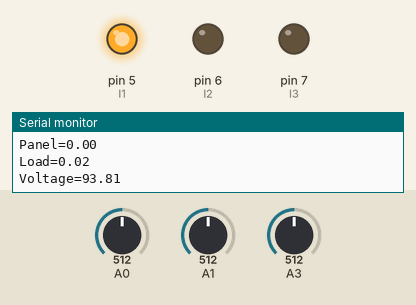
Recording of a sketch running on a simulated Arduino Uno, built with avr-gcc and run on an emulated ATmega328P. Parts: output pins drawn as LEDs (lit = HIGH), the last lines printed to the serial monitor. Inputs (shaded band) come from the test bench; at power-on: A3 = 512, A0 = 512, A1 = 512.

Above: at 1.2 s.
1.3 s: A3 set to 673
2.8 s: A3 set to 690
At 3.9 s:
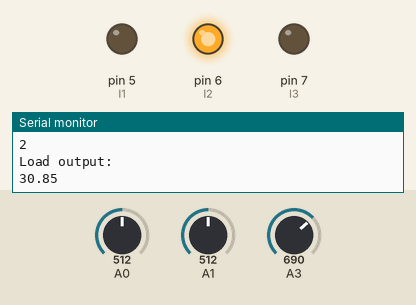
4.5 s: A0 set to 570
6.0 s: A0 set to 580
At 7.0 s:
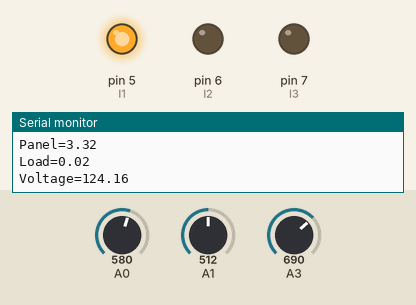
7.7 s: A0 set to 716
At 9.1 s:
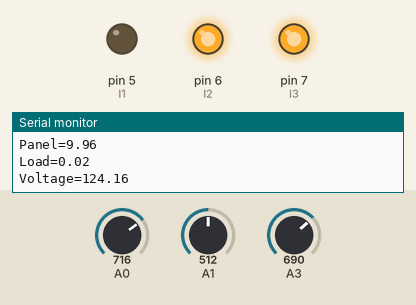
9.4 s: A0 set to 633
10.9 s: A0 set to 604
At 11.6 s:
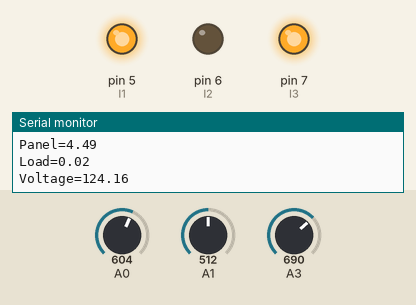
Timing chart, 0 to 13.6 s (numbered marks = the images above; inputs shaded):
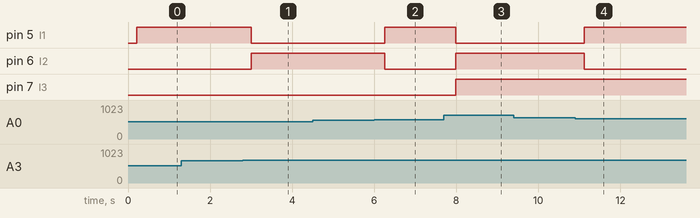

Measured:
- the behaviour switches between 689 and 690 on A3 (found by bisection; images 0 and 1)
- the behaviour switches between 579 and 580 on A0 (found by bisection; images 1 and 2)
- the behaviour switches between 623 and 622 on A0 (found by bisection; images 3 and 4)
- after the input at 2.8 s, pin 5 (I1): HIGH → LOW after 0.21 s; pin 6 (I2): LOW → HIGH after 0.21 s
- after the input at 6.0 s, pin 5 (I1): LOW → HIGH after 0.26 s; pin 6 (I2): HIGH → LOW after 0.26 s
- after the input at 7.7 s, pin 5 (I1): HIGH → LOW after 0.28 s; pin 6 (I2), pin 7 (I3): LOW → HIGH after 0.28 s
- after the input at 10.9 s, pin 5 (I1): LOW → HIGH after 0.22 s; pin 6 (I2): HIGH → LOW after 0.22 s

The sketch:

VControllerv6.ino
```cpp
#include <Fuzzy.h>
#include <FuzzyComposition.h>
#include <FuzzyInput.h>
#include <FuzzyIO.h>
#include <FuzzyOutput.h>
#include <FuzzyRule.h>
#include <FuzzyRuleAntecedent.h>
#include <FuzzyRuleConsequent.h>
#include <FuzzySet.h>
//Electrical Variables
int Table=0.0;
float Curr_P = 0.0;
float Curr_L = 0.0;
float Voltage_L = 0.0;
// Instantiating an object of library
Fuzzy* fuzzy = new Fuzzy();
//Setting Voltage Membership Function (MF)
FuzzySet* VLow = new FuzzySet(0, 0, 114, 120);
FuzzySet* VOK = new FuzzySet(115, 118, 122, 125);
FuzzySet* VHigh = new FuzzySet(120, 130, 170, 170);

unsigned long Start=millis();

//Setting Current MF
FuzzySet* ILow = new FuzzySet(0, 0, 2, 4);
FuzzySet* IHigh = new FuzzySet(5, 7, 12, 12);
FuzzySet* IMedium = new FuzzySet(3.5,4.5,4.5,5.5);

//Setting LoadIN MF
FuzzySet* LLow = new FuzzySet(0, 0, 0.4, 0.9);
FuzzySet* LMedium = new FuzzySet(0.7, 1, 1, 1.3);
FuzzySet* LHigh = new FuzzySet(1.2, 1.5, 2, 2);

//Setting Load MF
FuzzySet* Low = new FuzzySet(0, 0, 0, 45);
FuzzySet* Medium = new FuzzySet(40,50,50,60);
FuzzySet* High = new FuzzySet(55, 100, 100, 100);

void setup() {
// put your setup code here, to run once:
//Pin Setup
int I1=5;
int I2=6;
int I3=7;
pinMode(I1,OUTPUT);
pinMode(I2,OUTPUT);
pinMode(I3,OUTPUT);
Serial.begin(9600);
//FuzzyInput Current
FuzzyInput* Current = new FuzzyInput(1);
  Current->addFuzzySet(ILow);
  Current->addFuzzySet(IMedium);
  Current->addFuzzySet(IHigh);
  fuzzy->addFuzzyInput(Current);
//FuzzyInput Voltage
FuzzyInput* Voltage = new FuzzyInput(2);
  Voltage->addFuzzySet(VLow);
  Voltage->addFuzzySet(VOK);
  Voltage->addFuzzySet(VHigh);
  fuzzy->addFuzzyInput(Voltage);
//FuzzyInput LoadIN
FuzzyInput* LoadIN = new FuzzyInput(3);
  LoadIN->addFuzzySet(LLow);
  LoadIN->addFuzzySet(LMedium);
  LoadIN->addFuzzySet(LHigh);
  fuzzy->addFuzzyInput(LoadIN);
//FuzzyOutput Load
FuzzyOutput* Load = new FuzzyOutput(1);
  Load->addFuzzySet(Low);
  Load->addFuzzySet(Medium);
  Load->addFuzzySet(High);
  fuzzy->addFuzzyOutput(Load);
// LoadIN Conditions
//LoadIN=High
FuzzyRuleAntecedent* LoadINHigh = new FuzzyRuleAntecedent();
LoadINHigh->joinSingle(LHigh);
//LoadIN=Medium
FuzzyRuleAntecedent* LoadINMedium = new FuzzyRuleAntecedent();
LoadINMedium->joinSingle(LMedium);
//LoadIN=Low
FuzzyRuleAntecedent* LoadINLow = new FuzzyRuleAntecedent();
LoadINLow->joinSingle(LLow);

//THEN STATMENTS
//Consequence THEN LoadHigh
  FuzzyRuleConsequent* THENLoadHigh = new FuzzyRuleConsequent();
  THENLoadHigh->addOutput(High);
//Consequence THEN LoadMedium
  FuzzyRuleConsequent* THENLoadMedium = new FuzzyRuleConsequent();
  THENLoadMedium->addOutput(Medium);
//Consequence THEN LoadLow
  FuzzyRuleConsequent* THENLoadLow = new FuzzyRuleConsequent();
  THENLoadLow->addOutput(Low);


//Current AND Voltage Condition
//Current=High AND Voltage=High
  FuzzyRuleAntecedent* CurrentIHighANDVoltageVHigh = new FuzzyRuleAntecedent();
  CurrentIHighANDVoltageVHigh->joinWithAND(IHigh, VHigh);
//Current=High AND Voltage=OK
  FuzzyRuleAntecedent* CurrentIHighANDVoltageVOK = new FuzzyRuleAntecedent();
  CurrentIHighANDVoltageVOK->joinWithAND(IHigh, VOK);
//Current=High AND Voltage=Low
  FuzzyRuleAntecedent* CurrentIHighANDVoltageVLow = new FuzzyRuleAntecedent();
  CurrentIHighANDVoltageVLow->joinWithAND(IHigh, VLow);

//Current=Medium AND Voltage=High
  FuzzyRuleAntecedent* CurrentIMediumANDVoltageVHigh = new FuzzyRuleAntecedent();
  CurrentIMediumANDVoltageVHigh->joinWithAND(IMedium, VHigh);
//Current=Medium AND Voltage=OK
  FuzzyRuleAntecedent* CurrentIMediumANDVoltageVOK = new FuzzyRuleAntecedent();
  CurrentIMediumANDVoltageVOK->joinWithAND(IMedium, VOK);
//Current=Medium AND Voltage=Low
  FuzzyRuleAntecedent* CurrentIMediumANDVoltageVLow = new FuzzyRuleAntecedent();
  CurrentIMediumANDVoltageVLow->joinWithAND(IMedium, VLow);

//Current=Low AND Voltage=High
  FuzzyRuleAntecedent* CurrentILowANDVoltageVHigh = new FuzzyRuleAntecedent();
  CurrentILowANDVoltageVHigh->joinWithAND(ILow, VHigh);
//Current=Low AND Voltage=OK
  FuzzyRuleAntecedent* CurrentILowANDVoltageVOK = new FuzzyRuleAntecedent();
  CurrentILowANDVoltageVOK->joinWithAND(ILow, VOK);
//Current=Low AND Voltage=Low
  FuzzyRuleAntecedent* CurrentILowANDVoltageVLow = new FuzzyRuleAntecedent();
  CurrentILowANDVoltageVLow->joinWithAND(ILow, VLow);

//1.Current=High AND Voltage=High AND LoadIN=High THEN Load=Low
FuzzyRuleAntecedent* CurrentIHighANDVoltageVHighANDLoadINHigh = new FuzzyRuleAntecedent();
CurrentIHighANDVoltageVHighANDLoadINHigh->joinWithAND(CurrentIHighANDVoltageVHigh, LoadINHigh);
//Adding Rule
FuzzyRule* fuzzyRule1 = new FuzzyRule(1, CurrentIHighANDVoltageVHighANDLoadINHigh, THENLoadLow);
fuzzy->addFuzzyRule(fuzzyRule1);
//2.Current=High AND Voltage=High AND LoadIN=Medium THEN Load=Medium
FuzzyRuleAntecedent* CurrentIHighANDVoltageVHighANDLoadINMedium = new FuzzyRuleAntecedent();
CurrentIHighANDVoltageVHighANDLoadINMedium->joinWithAND(CurrentIHighANDVoltageVHigh, LoadINMedium);
//Adding Rule
FuzzyRule* fuzzyRule2 = new FuzzyRule(2, CurrentIHighANDVoltageVHighANDLoadINMedium, THENLoadMedium);
fuzzy->addFuzzyRule(fuzzyRule2);
//3.Current=High AND Voltage=High AND LoadIN=Low THEN Load=High
FuzzyRuleAntecedent* CurrentIHighANDVoltageVHighANDLoadINLow = new FuzzyRuleAntecedent();
CurrentIHighANDVoltageVHighANDLoadINLow->joinWithAND(CurrentIHighANDVoltageVHigh, LoadINLow);
//Adding Rule
FuzzyRule* fuzzyRule3 = new FuzzyRule(3, CurrentIHighANDVoltageVHighANDLoadINLow, THENLoadHigh);
fuzzy->addFuzzyRule(fuzzyRule3);
//4.Current=High AND Voltage=OK AND LoadIN=High THEN Load=Low
FuzzyRuleAntecedent* CurrentIHighANDVoltageVOKANDLoadINHigh = new FuzzyRuleAntecedent();
CurrentIHighANDVoltageVOKANDLoadINHigh->joinWithAND(CurrentIHighANDVoltageVOK, LoadINHigh);
//Adding Rule
FuzzyRule* fuzzyRule4 = new FuzzyRule(4, CurrentIHighANDVoltageVOKANDLoadINHigh, THENLoadLow);
fuzzy->addFuzzyRule(fuzzyRule4);
//5.Current=High AND Voltage=OK AND LoadIN=Medium THEN Load=Medium
FuzzyRuleAntecedent* CurrentIHighANDVoltageVOKANDLoadINMedium = new FuzzyRuleAntecedent();
CurrentIHighANDVoltageVOKANDLoadINMedium->joinWithAND(CurrentIHighANDVoltageVOK, LoadINMedium);
//Adding Rule
FuzzyRule* fuzzyRule5 = new FuzzyRule(5, CurrentIHighANDVoltageVOKANDLoadINMedium, THENLoadMedium);
fuzzy->addFuzzyRule(fuzzyRule5);
//6.Current=High AND Voltage=OK AND LoadIN=Low THEN Load=High
FuzzyRuleAntecedent* CurrentIHighANDVoltageVOKANDLoadINLow = new FuzzyRuleAntecedent();
CurrentIHighANDVoltageVOKANDLoadINLow->joinWithAND(CurrentIHighANDVoltageVOK, LoadINLow);
//Adding Rule
FuzzyRule* fuzzyRule6 = new FuzzyRule(6, CurrentIHighANDVoltageVOKANDLoadINLow, THENLoadHigh);
fuzzy->addFuzzyRule(fuzzyRule6);
//7.Current=High AND Voltage=Low AND LoadIN=High THEN Load=Low
FuzzyRuleAntecedent* CurrentIHighANDVoltageVLowANDLoadINHigh = new FuzzyRuleAntecedent();
CurrentIHighANDVoltageVLowANDLoadINHigh->joinWithAND(CurrentIHighANDVoltageVLow, LoadINHigh);
//Adding Rule
FuzzyRule* fuzzyRule7 = new FuzzyRule(7, CurrentIHighANDVoltageVLowANDLoadINHigh, THENLoadLow);
fuzzy->addFuzzyRule(fuzzyRule7);
//8.Current=High AND Voltage=Low AND LoadIN=Medium THEN Load=Low
FuzzyRuleAntecedent* CurrentIHighANDVoltageVLowANDLoadINMedium = new FuzzyRuleAntecedent();
CurrentIHighANDVoltageVLowANDLoadINMedium->joinWithAND(CurrentIHighANDVoltageVLow, LoadINMedium);
//Adding Rule
FuzzyRule* fuzzyRule8 = new FuzzyRule(8, CurrentIHighANDVoltageVLowANDLoadINMedium, THENLoadLow);
fuzzy->addFuzzyRule(fuzzyRule8);
//9.Current=High AND Voltage=Low AND LoadIN=Low THEN Load=Low
FuzzyRuleAntecedent* CurrentIHighANDVoltageVLowANDLoadINLow = new FuzzyRuleAntecedent();
CurrentIHighANDVoltageVLowANDLoadINLow->joinWithAND(CurrentIHighANDVoltageVLow, LoadINLow);
//Adding Rule
FuzzyRule* fuzzyRule9 = new FuzzyRule(9, CurrentIHighANDVoltageVLowANDLoadINLow, THENLoadLow);
fuzzy->addFuzzyRule(fuzzyRule9);
//10.Current=Medium AND Voltage=High AND LoadIN=High THEN Load=Low
FuzzyRuleAntecedent* CurrentIMediumANDVoltageVHighANDLoadINHigh = new FuzzyRuleAntecedent();
CurrentIMediumANDVoltageVHighANDLoadINHigh->joinWithAND(CurrentIMediumANDVoltageVHigh, LoadINHigh);
//Adding Rule
FuzzyRule* fuzzyRule10 = new FuzzyRule(10, CurrentIMediumANDVoltageVHighANDLoadINHigh, THENLoadLow);
fuzzy->addFuzzyRule(fuzzyRule10);
//11.Current=Medium AND Voltage=High AND LoadIN=Medium THEN Load=Low
FuzzyRuleAntecedent* CurrentIMediumANDVoltageVHighANDLoadINMedium = new FuzzyRuleAntecedent();
CurrentIMediumANDVoltageVHighANDLoadINMedium->joinWithAND(CurrentIMediumANDVoltageVHigh, LoadINMedium);
//Adding Rule
FuzzyRule* fuzzyRule11 = new FuzzyRule(11, CurrentIMediumANDVoltageVHighANDLoadINMedium, THENLoadLow);
fuzzy->addFuzzyRule(fuzzyRule11);
//12.Current=Medium AND Voltage=High AND LoadIN=Low THEN Load=Medium
FuzzyRuleAntecedent* CurrentIMediumANDVoltageVHighANDLoadINLow = new FuzzyRuleAntecedent();
CurrentIMediumANDVoltageVHighANDLoadINLow->joinWithAND(CurrentIMediumANDVoltageVHigh, LoadINLow);
//Adding Rule
FuzzyRule* fuzzyRule12 = new FuzzyRule(12, CurrentIMediumANDVoltageVHighANDLoadINLow, THENLoadMedium);
fuzzy->addFuzzyRule(fuzzyRule12);
//13.Current=Medium AND Voltage=OK AND LoadIN=High THEN Load=Low
FuzzyRuleAntecedent* CurrentIMediumANDVoltageVOKANDLoadINHigh = new FuzzyRuleAntecedent();
CurrentIMediumANDVoltageVOKANDLoadINHigh->joinWithAND(CurrentIMediumANDVoltageVOK, LoadINHigh);
//Adding Rule
FuzzyRule* fuzzyRule13 = new FuzzyRule(13, CurrentIMediumANDVoltageVOKANDLoadINHigh, THENLoadLow);
fuzzy->addFuzzyRule(fuzzyRule13);
//14.Current=Medium AND Voltage=OK AND LoadIN=Medium THEN Load=Medium
FuzzyRuleAntecedent* CurrentIMediumANDVoltageVOKANDLoadINMedium = new FuzzyRuleAntecedent();
CurrentIMediumANDVoltageVOKANDLoadINMedium->joinWithAND(CurrentIMediumANDVoltageVOK, LoadINMedium);
//Adding Rule
FuzzyRule* fuzzyRule14 = new FuzzyRule(14, CurrentIMediumANDVoltageVOKANDLoadINMedium, THENLoadMedium);
fuzzy->addFuzzyRule(fuzzyRule14);
//15.Current=Medium AND Voltage=OK AND LoadIN=Low THEN Load=High
FuzzyRuleAntecedent* CurrentIMediumANDVoltageVOKANDLoadINLow = new FuzzyRuleAntecedent();
CurrentIMediumANDVoltageVOKANDLoadINLow->joinWithAND(CurrentIMediumANDVoltageVOK, LoadINLow);
//Adding Rule
FuzzyRule* fuzzyRule15 = new FuzzyRule(15, CurrentIMediumANDVoltageVOKANDLoadINLow, THENLoadHigh);
fuzzy->addFuzzyRule(fuzzyRule15);
//16.Current=Medium AND Voltage=Low AND LoadIN=High THEN Load=Low
FuzzyRuleAntecedent* CurrentIMediumANDVoltageVLowANDLoadINHigh = new FuzzyRuleAntecedent();
CurrentIMediumANDVoltageVLowANDLoadINHigh->joinWithAND(CurrentIMediumANDVoltageVLow, LoadINHigh);
//Adding Rule
FuzzyRule* fuzzyRule16 = new FuzzyRule(16, CurrentIMediumANDVoltageVLowANDLoadINHigh, THENLoadLow);
fuzzy->addFuzzyRule(fuzzyRule16);
//17.Current=Medium AND Voltage=Low AND LoadIN=Medium THEN Load=Low
FuzzyRuleAntecedent* CurrentIMediumANDVoltageVLowANDLoadINMedium = new FuzzyRuleAntecedent();
CurrentIMediumANDVoltageVLowANDLoadINMedium->joinWithAND(CurrentIMediumANDVoltageVLow, LoadINMedium);
//Adding Rule
FuzzyRule* fuzzyRule17 = new FuzzyRule(17, CurrentIMediumANDVoltageVLowANDLoadINMedium, THENLoadLow);
fuzzy->addFuzzyRule(fuzzyRule17);
//18.Current=Medium AND Voltage=Low AND LoadIN=Low THEN Load=Low
FuzzyRuleAntecedent* CurrentIMediumANDVoltageVLowANDLoadINLow = new FuzzyRuleAntecedent();
CurrentIMediumANDVoltageVLowANDLoadINLow->joinWithAND(CurrentIMediumANDVoltageVLow, LoadINLow);
//Adding Rule
FuzzyRule* fuzzyRule18 = new FuzzyRule(18, CurrentIMediumANDVoltageVLowANDLoadINLow, THENLoadLow);
fuzzy->addFuzzyRule(fuzzyRule18);
//19.Current=Low AND Voltage=High AND LoadIN=High THEN Load=Low
FuzzyRuleAntecedent* CurrentILowANDVoltageVHighANDLoadINHigh = new FuzzyRuleAntecedent();
CurrentILowANDVoltageVHighANDLoadINHigh->joinWithAND(CurrentILowANDVoltageVHigh, LoadINHigh);
//Adding Rule
FuzzyRule* fuzzyRule19 = new FuzzyRule(19, CurrentILowANDVoltageVHighANDLoadINHigh, THENLoadLow);
fuzzy->addFuzzyRule(fuzzyRule19);
//20.Current=Low AND Voltage=High AND LoadIN=Medium THEN Load=Low
FuzzyRuleAntecedent* CurrentILowANDVoltageVHighANDLoadINMedium = new FuzzyRuleAntecedent();
CurrentILowANDVoltageVHighANDLoadINMedium->joinWithAND(CurrentILowANDVoltageVHigh, LoadINMedium);
//Adding Rule
FuzzyRule* fuzzyRule20 = new FuzzyRule(20, CurrentILowANDVoltageVHighANDLoadINMedium, THENLoadLow);
fuzzy->addFuzzyRule(fuzzyRule20);
//21.Current=Low AND Voltage=High AND LoadIN=Low THEN Load=Medium
FuzzyRuleAntecedent* CurrentILowANDVoltageVHighANDLoadINLow = new FuzzyRuleAntecedent();
CurrentILowANDVoltageVHighANDLoadINLow->joinWithAND(CurrentILowANDVoltageVHigh, LoadINLow);
//Adding Rule
FuzzyRule* fuzzyRule21 = new FuzzyRule(21, CurrentILowANDVoltageVHighANDLoadINLow, THENLoadMedium);
fuzzy->addFuzzyRule(fuzzyRule21);
//22.Current=Low AND Voltage=OK AND LoadIN=High THEN Load=Low
FuzzyRuleAntecedent* CurrentILowANDVoltageVOKANDLoadINHigh = new FuzzyRuleAntecedent();
CurrentILowANDVoltageVOKANDLoadINHigh->joinWithAND(CurrentILowANDVoltageVOK, LoadINHigh);
//Adding Rule
FuzzyRule* fuzzyRule22 = new FuzzyRule(22, CurrentILowANDVoltageVOKANDLoadINHigh, THENLoadLow);
fuzzy->addFuzzyRule(fuzzyRule22);
//23.Current=Low AND Voltage=OK AND LoadIN=Medium THEN Load=Low
FuzzyRuleAntecedent* CurrentILowANDVoltageVOKANDLoadINMedium = new FuzzyRuleAntecedent();
CurrentILowANDVoltageVOKANDLoadINMedium->joinWithAND(CurrentILowANDVoltageVOK, LoadINMedium);
//Adding Rule
FuzzyRule* fuzzyRule23 = new FuzzyRule(23, CurrentILowANDVoltageVOKANDLoadINMedium, THENLoadLow);
fuzzy->addFuzzyRule(fuzzyRule23);
//24.Current=Low AND Voltage=OK AND LoadIN=Low THEN Load=Medium
FuzzyRuleAntecedent* CurrentILowANDVoltageVOKANDLoadINLow = new FuzzyRuleAntecedent();
CurrentILowANDVoltageVOKANDLoadINLow->joinWithAND(CurrentILowANDVoltageVOK, LoadINLow);
//Adding Rule
FuzzyRule* fuzzyRule24 = new FuzzyRule(24, CurrentILowANDVoltageVOKANDLoadINLow, THENLoadLow);
fuzzy->addFuzzyRule(fuzzyRule24);
//25.Current=Low AND Voltage=Low AND LoadIN=High THEN Load=Low
FuzzyRuleAntecedent* CurrentILowANDVoltageVLowANDLoadINHigh = new FuzzyRuleAntecedent();
CurrentILowANDVoltageVLowANDLoadINHigh->joinWithAND(CurrentILowANDVoltageVLow, LoadINHigh);
//Adding Rule
FuzzyRule* fuzzyRule25 = new FuzzyRule(25, CurrentILowANDVoltageVLowANDLoadINHigh, THENLoadLow);
fuzzy->addFuzzyRule(fuzzyRule25);
//26.Current=Low AND Voltage=Low AND LoadIN=Medium THEN Load=Low
FuzzyRuleAntecedent* CurrentILowANDVoltageVLowANDLoadINMedium = new FuzzyRuleAntecedent();
CurrentILowANDVoltageVLowANDLoadINMedium->joinWithAND(CurrentILowANDVoltageVLow, LoadINMedium);
//Adding Rule
FuzzyRule* fuzzyRule26 = new FuzzyRule(26, CurrentILowANDVoltageVLowANDLoadINMedium, THENLoadLow);
fuzzy->addFuzzyRule(fuzzyRule26);
//27.Current=Low AND Voltage=Low AND LoadIN=Low THEN Load=Low
FuzzyRuleAntecedent* CurrentILowANDVoltageVLowANDLoadINLow = new FuzzyRuleAntecedent();
CurrentILowANDVoltageVLowANDLoadINLow->joinWithAND(CurrentILowANDVoltageVLow, LoadINLow);
//Adding Rule
FuzzyRule* fuzzyRule27 = new FuzzyRule(27, CurrentILowANDVoltageVLowANDLoadINLow, THENLoadLow);
fuzzy->addFuzzyRule(fuzzyRule27);

Serial.println("Start time");
Serial.println(millis()-Start);

}

void loop() {
  // put your main code here, to run repeatedly:
  GetCurrentP(Curr_P);
  GetLoadInfo(Curr_L, Voltage_L);
  fuzzy->setInput(1,Curr_P); //Current
  fuzzy->setInput(2,Voltage_L); //Voltage
  fuzzy->setInput(3,Curr_L); //LoadIN
  fuzzy->fuzzify();
  float LoadOut = fuzzy->defuzzify(1);
  Controller(LoadOut);
  Serial.println("Load output: ");
  Serial.println(LoadOut);

  Serial.print("Panel=");
  Serial.println(Curr_P);

  Serial.print("Load=");
  Serial.println(Curr_L);

  Serial.print("Voltage=");
  Serial.println(Voltage_L);

  //delay(1000);
}

//Functions
void GetLoadInfo(float &Curr_L, float &Voltage_L){

  unsigned long startTime = millis();
  unsigned long sampleDuration = 1000.0/60.0;
  int   sampleCount = 0;
  //RMS CURRENT
  float intg = 0;
  float curr_inst = 0.0;
  float voltage_mili_c = 0.0;
  int sensorValue_c = 0;

  //RMS VOLTAGE
  int voltage_max = 0;
  int sensorValue_v = 0;

  while ((millis()-startTime) < sampleDuration){

    //CALCULATE RMS CURRENT
    sensorValue_c = analogRead(A1);
    voltage_mili_c = sensorValue_c * (5.0 / 1023.0) * 1000.0;
    curr_inst = (voltage_mili_c - 2500.0)/100.0;
    intg = intg + pow(curr_inst,2);

    //CALCULATE RMS VOLTAGE
   sensorValue_v = analogRead(A3)*(5.0/1024.0)*1000.0;
   if (sensorValue_v>voltage_max){
      voltage_max = sensorValue_v;
   }

   sampleCount++;

  } //END WHILE

  Curr_L = sqrt(intg / float(sampleCount));
  Voltage_L = ((voltage_max/1000.0)*34.92)+6.51;

}

void GetCurrentP(float &Curr_P){
    unsigned int x=0;
    float AcsValue = 0.0;
    float Samples = 0.0;
    int nSamples = 0;
    float AvgAcs = 0.0;
    float AcsValueF = 0.0;

    for (int x=0; x<100; x++){
      AcsValue = analogRead(A0);
      Samples = Samples + AcsValue;
      delay(1);
    }
    AvgAcs = Samples/100.0;
    Curr_P = (AvgAcs*(5.0/1024.0)-2.5)/0.1;
}


void Controller(float LoadOut){
  int Table=0;
  int I1=5;
  int I2=6;
  int I3=7;
  if(LoadOut>=0 && LoadOut<=15.0){
    Table=0;
    digitalWrite(I3, LOW);
    digitalWrite(I2, LOW);
    digitalWrite(I1, LOW);
    Serial.println(Table);
    }else if(LoadOut>15.0 && LoadOut<=30.0){
      Table=1;
      digitalWrite(I3, LOW);
      digitalWrite(I2, LOW);
      digitalWrite(I1, HIGH);
      Serial.println(Table);
      }else if(LoadOut>30.0 && LoadOut<=37.5){
        Table=2;
        digitalWrite(I3, LOW);
        digitalWrite(I2, HIGH);
        digitalWrite(I1, LOW);
        Serial.println(Table);
        }else if(LoadOut>37.5 && LoadOut<=50){
          Table=3;
          digitalWrite(I3, LOW);
          digitalWrite(I2, HIGH);
          digitalWrite(I1, HIGH);
          Serial.println(Table);
          }else if(LoadOut>50 && LoadOut<=62.5){
            Table=4;
             digitalWrite(I3, HIGH);
             digitalWrite(I2, LOW);
             digitalWrite(I1, LOW);
             Serial.println(Table);
            }else if(LoadOut>62.5 && LoadOut<=75){
              Table=5;
              digitalWrite(I3, HIGH);
              digitalWrite(I2, LOW);
              digitalWrite(I1, HIGH);
              Serial.println(Table);
              }else if(LoadOut>75 && LoadOut<=87.5){
                Table=6;
                digitalWrite(I3, HIGH);
                digitalWrite(I2, HIGH);
                digitalWrite(I1, LOW);
                Serial.println(Table);
                }else if(LoadOut>87.5){
                  Table=7;
                  digitalWrite(I3, HIGH);
                  digitalWrite(I2, HIGH);
                  digitalWrite(I1, HIGH);
                  Serial.println(Table);
                  }
}
```
